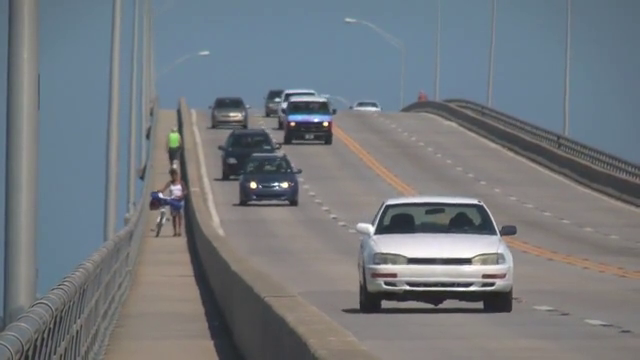
#> input picture frame 91 of opencv/slow_traffic_small.mp4, 640 x 360 px, given in place of street_driving.mp4, which was not available
$ python drivebox_v1.py   (Python 2 division)   (older library calls are emulated)
#> lines starting #> are read from the running program, lines starting #| are printed output that depends on the picture; pictures that were not available may be replaced by others from this repository, and a replacement may not be noted
#!/usr/bin/env python
# -*- coding: utf-8 -*-
#Created by Chukwunyere Igbokwe on December 13, 2016 by 10:45 PM

import numpy as np
import cv2
import math
#
# class LaneDetector():
#
cap = cv2.VideoCapture("street_driving.mp4")
kernel = np.ones((5,5),np.uint8)
#
while cap.isOpened():
    ret, frame = cap.read()
#> frame is the input picture: shape (360, 640, 3); mean B, G, R 126.6, 121.2, 115.7
    # print frame.shape
    height, width, channels = frame.shape
#> height = 360; width = 640; channels = 3
    halfHeight = height / 2
#> halfHeight = 180
    halfWidth = width / 2
#> halfWidth = 320
    gray = cv2.cvtColor(frame, cv2.COLOR_BGR2GRAY)
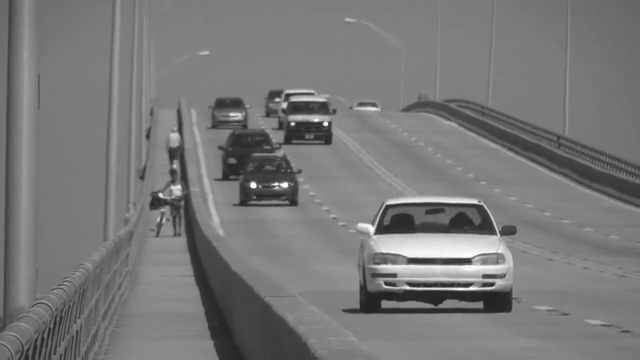
#> gray: shape (360, 640); min 30, max 255, mean 120.1

    roi = gray[halfHeight:height, 0:width]
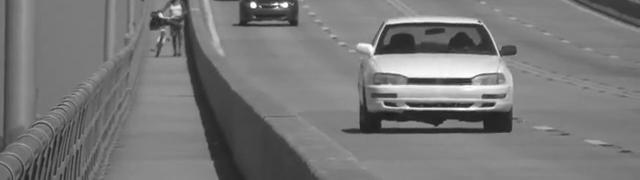
#> roi: shape (180, 640); min 30, max 255, mean 120.1

    # gaussian smooth over standard deviation, reduce noise
    gray = cv2.GaussianBlur(roi, (5, 5), 3)
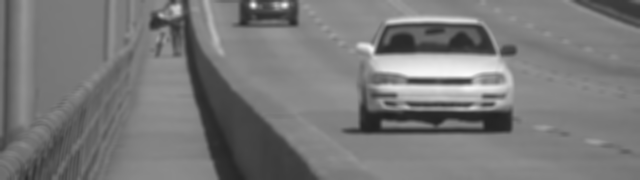
#> gray: shape (180, 640); min 33, max 251, mean 120.1
    # smooth and canny edge detection
    edges = cv2.Canny(roi, 1, 200, apertureSize=3,L2gradient=True)
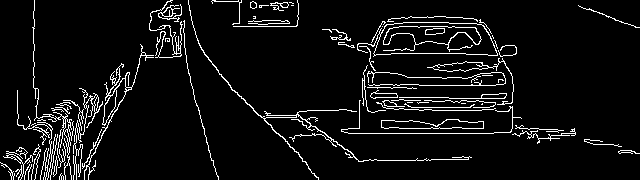
#> edges: shape (180, 640); 6.5% white in thin lines or dots

    lines = cv2.HoughLinesP(edges, 1, np.pi / 180, 50, minLineLength=50, maxLineGap=30)
#> lines = 81 rows, first 6: [312, 133, 575, 133], [483, 126, 574, 131], [4, 167, 95, 166], [379, 26, 486, 26], [419, 110, 512, 110], [397, 160, 468, 158]

# [7 lines of commented-out code are left out]

    if cv2.waitKey(33) & 0xFF == ord('q'):
#> (key q is pressed here)
        break
#
cap.release()
# out.release()
cv2.destroyAllWindows()

# class LaneDetector():
#     def __init__(self,videopath):
#         self.video = videopath
#         self.cap = cv2.VideoCapture(self.video)
#         self.original_video = self.cap
#         self.preprocessed_image = None
#
#
#     def __preprocessing(self):
#         grey = cv2.cv
#
#
# cap = cv2.VideoCapture("street_driving.mp4")
# # take first frame of the video
# ret,frame = cap.read()
# #
# while True:
#     ret, frame = cap.read()
#     gray = cv2.cvtColor(frame, cv2.COLOR_BGR2GRAY)
#     edges = cv2.Canny(gray, 50, 150, apertureSize=3)
#     lines = cv2.HoughLines(edges, 1, np.pi / 180, 200)
#
#     # print lines[0]
#     for rho, theta in lines[0]:
#         a = np.cos(theta)
#         b = np.sin(theta)
#         x0 = a * rho
#         y0 = b * rho
#         x1 = int(x0 + 1000 * (-b))
#         y1 = int(y0 + 1000 * (a))
#         x2 = int(x0 - 1000 * (-b))
#         y2 = int(y0 - 1000 * (a))
#
#         cv2.line(frame, (x1, y1), (x2, y2), (0, 0, 255), 2)
#
#     # cv2.imwrite('houghlines1.jpg',img)
#     cv2.imshow('transformed image', edges)
# cv2.waitKey(0)
# cv2.destroyAllWindows()

#
# # # take first frame of the video
# # ret,frame = cap.read()
# #
# # while True:
# #     ret, frame = cap.read()
# #
# #     # Our operations on the frame come here
# #     gray = cv2.cvtColor(frame, cv2.COLOR_BGR2GRAY)
# #     hsv = cv2.cvtColor(frame, cv2.COLOR_BGR2HSV)
# #     edges = cv2.Canny(gray,50,150,apertureSize = 3)
# #     # Display the resulting frame
# #     cv2.imshow('original',ret)
# #     # cv2.imshow('frame', hsv)
# #     # cv2.imshow('edges',edges)
# #     if cv2.waitKey(1) & 0xFF == ord('q'):
# #         break
# #
# # # When everything done, release the capture
# # cap.release()
# # cv2.destroyAllWindows()
#
#
# # fourcc = cv2.cv.CV_FOURCC('a', 'v', 'c', '1')
# # out = cv2.VideoWriter('output.mp4', fourcc, 29, (1920, 1080))

$ run again, starting later in the video
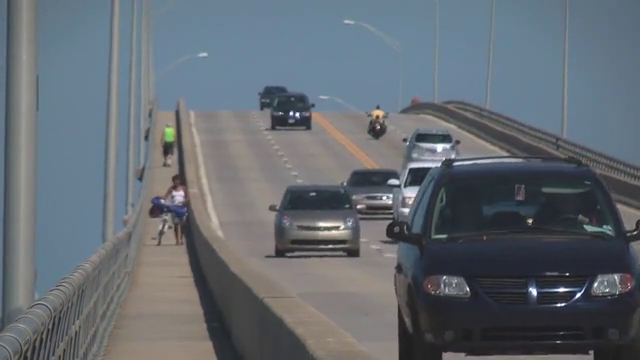
#> input picture frame 411 of opencv/slow_traffic_small.mp4, 640 x 360 px, given in place of street_driving.mp4, which was not available
#> frame is the input picture: shape (360, 640, 3); mean B, G, R 113.8, 106.6, 99.3
#> `roi = gray[halfHeight:height, 0:width]`:
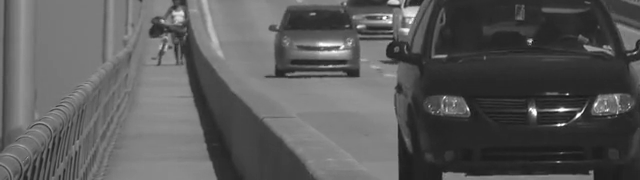
#> roi: shape (180, 640); min 22, max 255, mean 90.2
#> `edges = cv2.Canny(roi, 1, 200, apertureSize=3,L2gradient=True)`:
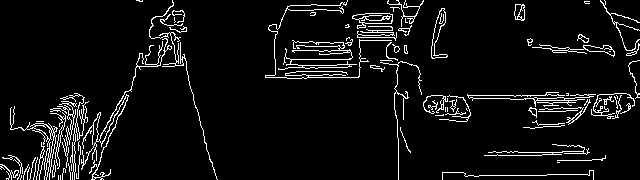
#> edges: shape (180, 640); 6.4% white in thin lines or dots
#> lines = 78 rows, first 6: [394, 95, 637, 95], [9, 175, 108, 175], [0, 164, 99, 162], [394, 98, 635, 98], [493, 155, 589, 152], [287, 78, 447, 56]

$ run again, starting later in the video
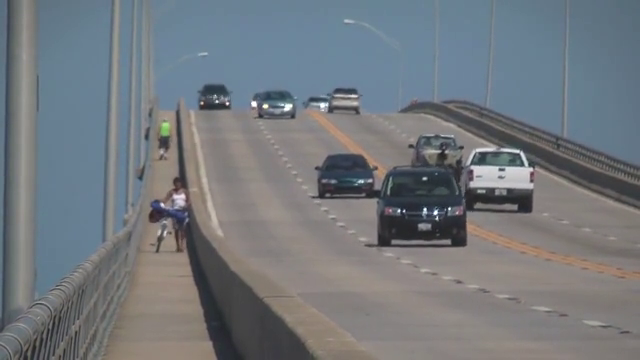
#> input picture frame 731 of opencv/slow_traffic_small.mp4, 640 x 360 px, given in place of street_driving.mp4, which was not available
#> frame is the input picture: shape (360, 640, 3); mean B, G, R 125.5, 120.3, 115.1
#> `roi = gray[halfHeight:height, 0:width]`:
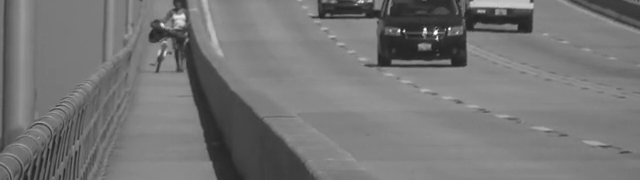
#> roi: shape (180, 640); min 32, max 255, mean 117.5
#> `edges = cv2.Canny(roi, 1, 200, apertureSize=3,L2gradient=True)`:
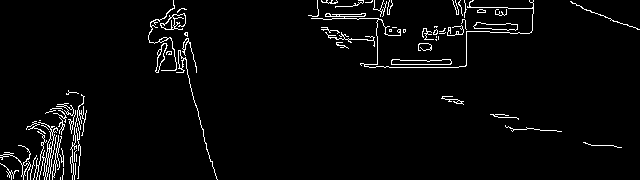
#> edges: shape (180, 640); 3.3% white in thin lines or dots
#> lines = 25 rows, first 6: [308, 15, 389, 12], [369, 67, 458, 67], [311, 18, 378, 18], [330, 38, 531, 31], [376, 30, 532, 22], [317, 2, 392, 4]
